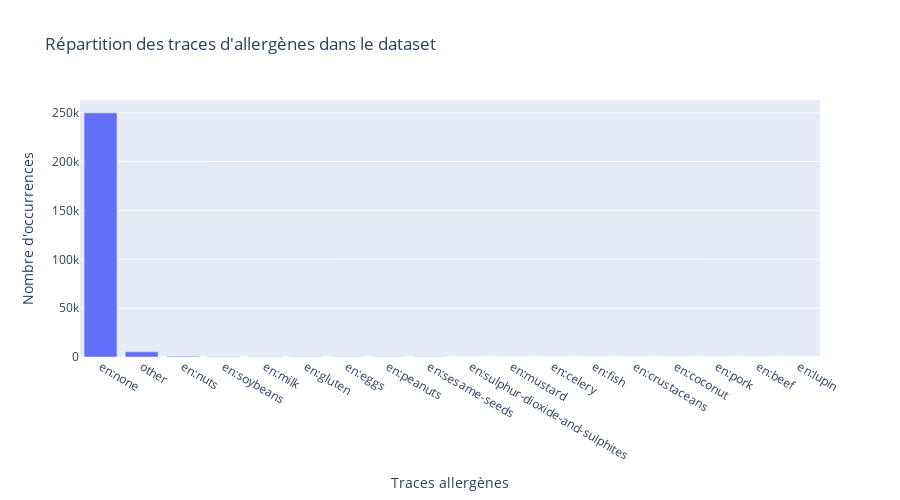

The cell this chart's notebook holds for it:
### Code cell
# Séparer les allergènes par ",", et convertir en une liste
data.loc[:, 'traces_tags'] = data['traces_tags'].astype(str)

traces_allergens_to_keep = traces_allergens_df[traces_allergens_df['count'] > 20]['allergen'].tolist()

data['traces_tags'] = data['traces_tags'].apply(lambda x: 'en:none' if (x == 'nan')  else x)
data['traces_tags'] = data['traces_tags'].apply(lambda x: 'other' if x not in traces_allergens_to_keep  else x)

traces_allergens_series = data['traces_tags'].str.split(',').explode().str.strip()
traces_allergens_counts = traces_allergens_series.value_counts().reset_index()
traces_allergens_counts.columns = ['traces_tags', 'count']

# Créer le graphique
fig = px.bar(traces_allergens_counts, x='traces_tags', y='count', 
             title="Répartition des traces d'allergènes dans le dataset",
             labels={'traces_tags': 'Traces allergènes', 'count': 'Nombre d\'occurrences'},
             height=500)

fig.show()

### Figure 1 — Plotly figure (JSON) as saved in the notebook; plotly's stock layout.template omitted (floating-point values rounded to 4 significant figures)
{"data": [{"alignmentgroup": "True", "hovertemplate": "Traces allergènes=%{x}<br>Nombre d'occurrences=%{y}<extra></extra>", "legendgroup": "", "marker": {"color": "#636efa", "pattern": {"shape": ""}}, "name": "", "offsetgroup": "", "orientation": "v", "showlegend": false, "textposition": "auto", "type": "bar", "x": ["en:none", "other", "en:nuts", "en:soybeans", "en:milk", "en:gluten", "en:eggs", "en:peanuts", "en:sesame-seeds", "en:sulphur-dioxide-and-sulphites", "en:mustard", "en:celery", "en:fish", "en:crustaceans", "en:coconut", "en:pork", "en:beef", "en:lupin"], "xaxis": "x", "y": [249911, 5249, 833, 610, 508, 335, 276, 187, 169, 52, 24, 17, 17, 12, 10, 9, 7, 3], "yaxis": "y"}], "layout": {"barmode": "relative", "height": 500, "legend": {"tracegroupgap": 0}, "title": {"text": "Répartition des traces d'allergènes dans le dataset"}, "xaxis": {"anchor": "y", "domain": [0, 1], "title": {"text": "Traces allergènes"}}, "yaxis": {"anchor": "x", "domain": [0, 1], "title": {"text": "Nombre d'occurrences"}}}}
